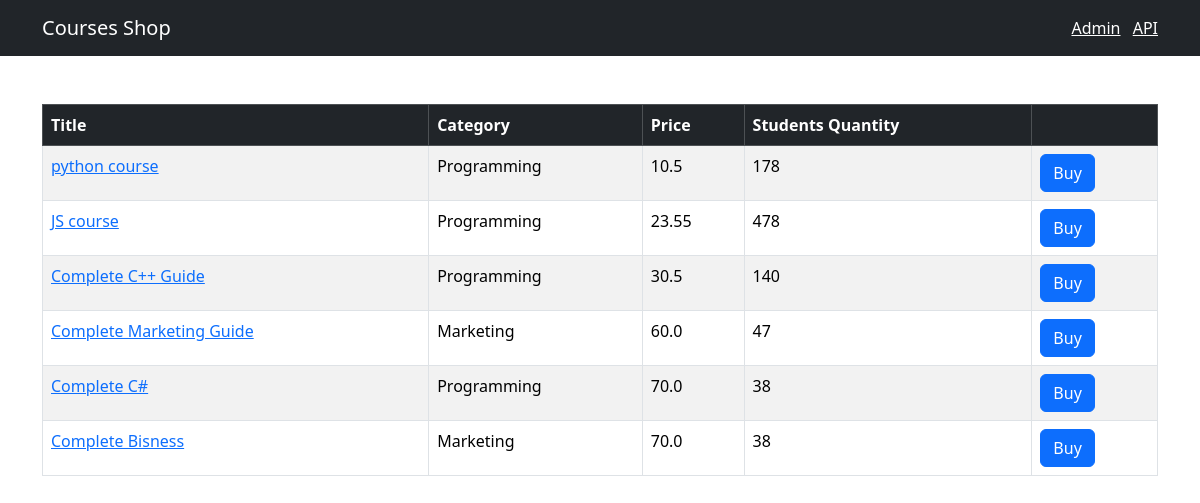
The page / on the database its author committed.
### shop/models.py (models this page shows, shortened)
class Course(models.Model):
    title = models.CharField(max_length=300)
    price = models.FloatField()
    student_qty = models.IntegerField()
    reviews_qty = models.IntegerField()
    category = models.ForeignKey(Category, on_delete=models.CASCADE)
    created_at = models.DateTimeField(default=timezone.now)

class Category(models.Model):
    title = models.CharField(max_length=255)
    created_at = models.DateTimeField(default=timezone.now)
    def __str__(self):
        return self.title

### shop/views.py (the view)
# urls.py: path('', include(api.urls), name='index'),
def index(request):
    courses = Course.objects.all()
    return render(request, 'shop/courses.html', {'courses': courses})

### templates/shop/courses.html (shortened to what this page needs)
{% extends "base.html" %}
{% block content %}
<table class="table mt-5 table-bordered table-striped table-hover">
    <thead class="table-dark">
        <tr>
            <th>Title</th>
            <th>Category</th>
            <th>Price</th>
            <th>Students Quantity</th>
            <th></th>
        </tr>
    </thead>
    <tbody>
        {% for course in courses %}
        <tr>
            <td>
                <a href={% url "shop:single_course" course.id %}>{{ course.title }}</a>
            </td>
            <td>{{ course.category }}</td>
            <td>{{ course.price }}</td>
            <td>{{ course.student_qty }}</td>
            <td><button class="btn btn-primary">Buy</button></td>
        </tr>
        {% endfor %}
    </tbody>
</table>
{% endblock %}

### templates/base.html (shortened to what this page needs)
<!DOCTYPE html>
<html lang="en">
<head>
    <link href="https://cdn.jsdelivr.net/npm/bootstrap@5.3.3/dist/css/bootstrap.min.css" rel="stylesheet">
</head>
<body>
    <nav class="navbar navbar-dark bg-dark">
        <div class="container">
            <a href={% url "shop:index" %} class="navbar-brand">Courses Shop</a>
            <span class = 'navbar-text'>
                <a href="/admin/" class='me-2' target="_blank">Admin</a>
                <a href="/api/v1/" target="_blank">API</a>
            </span>
        </div>
    </nav>
    <main class="container">
        {% block content %}
        {% endblock %}
    </main>
</body>
</html>

### rows shown on the page
Course: title "python course", category "Programming", price "10.5", student_qty "178"
Course: title "JS course", category "Programming", price "23.55", student_qty "478"
Course: title "Complete C++ Guide", category "Programming", price "30.5", student_qty "140"
Course: title "Complete Marketing Guide", category "Marketing", price "60.0", student_qty "47"
Course: title "Complete C#", category "Programming", price "70.0", student_qty "38"
Course: title "Complete Bisness", category "Marketing", price "70.0", student_qty "38"
